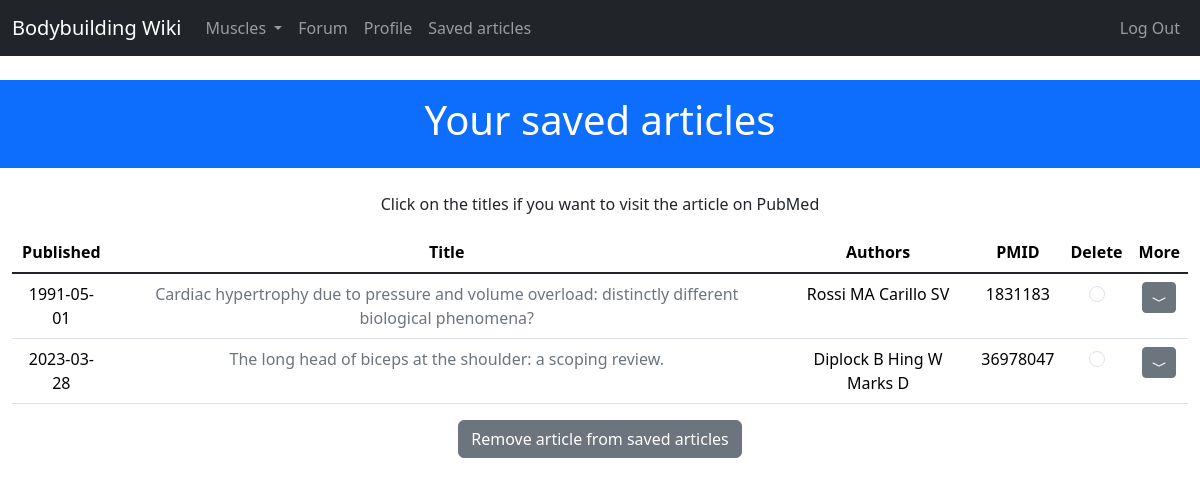
/search/my_saved_papers/ (signed in), run on an earlier commit of the app's database.
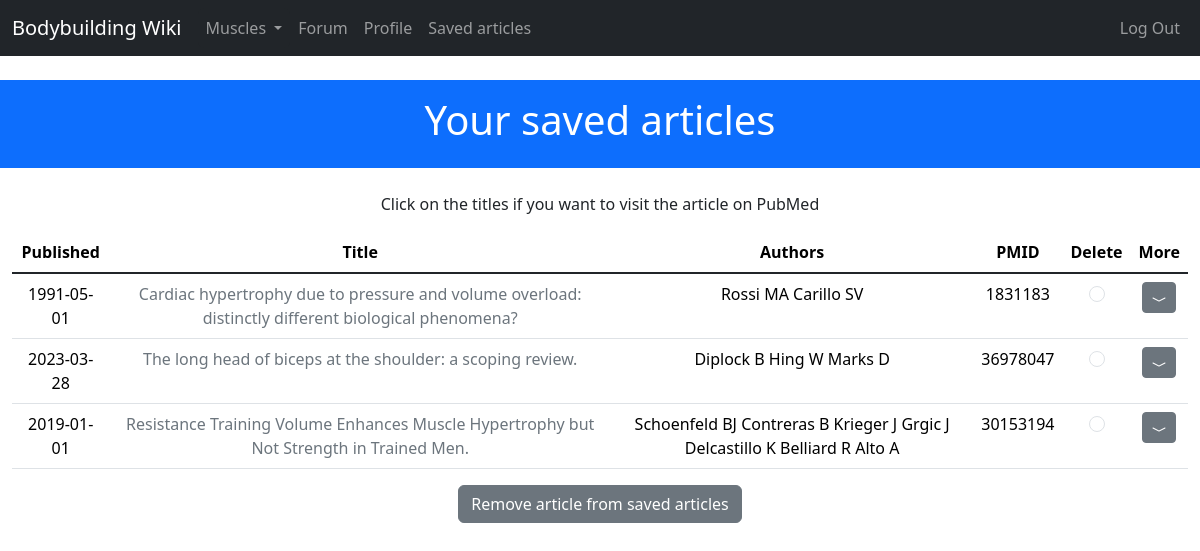
And on a later commit of the database.
### project/search/models.py (models this page shows)
class PaperSaved(db.Model):
    __tablename__ = 'PapersSaved'
    id = db.Column(db.Integer, primary_key=True)
    user_id = db.Column(db.Integer, db.ForeignKey('users.id'))
    date = db.Column(db.DateTime())
    title = db.Column(db.String(300))
    authors = db.Column(db.String(300))
    pmid = db.Column(db.Integer)
    abstract = db.Column(db.Text())
    results = db.Column(db.Text())
    conclusions = db.Column(db.Text())

### project/search/views.py (the view, shortened to what this page needs)
@search.route('/my_saved_papers/', methods=['GET', 'POST'])
@login_required
def my_papers():
    saved_articles = PaperSaved.query.filter_by(user_id=current_user.id).all()
    return render_template('search/my_papers.html', saved_articles=saved_articles)

### project/main/__init__.py (called while the page is built)
@main.app_context_processor
def inject_user():
    return dict(user=current_user or None)

@main.app_context_processor
def inject_permissions():
    return dict(Permission=Permission)

@main.app_context_processor
def inject_muscles():
    return dict(muscles=Muscle.query.all())

### project/models.py (called while the page is built)
@login_manager.user_loader
def load_user(user_id):
    return User.query.get(int(user_id))

### project/templates/search/my_papers.html (shortened to what this page needs)
{% extends 'base.html' %}
{% block header %}Your saved articles{% endblock header %}
{% block content %}
{% if saved_articles %}
<p class="text-center">Click on the titles if you want to visit the article on PubMed</p>
<form method="post">
<table class="table table-hover">
    <thead class="text-center">
        <th scope="col">Published</th>
        <th scope="col">Title</th>
        <th scope="col">Authors</th>
        <th scope="col">PMID</th>
        <th scope="col">Delete</td>
        <th scope="col">More</td>
    </thead>
    <tbody class="table-group-divider">
    {% for paper in saved_articles %}
        <tr class="text-center" scope="row">
            <td>{{paper.date.strftime('%Y-%m-%d')}}</td>
            <td><a href="{{ paper.url }}" class="link-secondary link-offset-2 link-underline-opacity-0 link-underline-opacity-100-hover"
                target="_blank">{{paper.title}}</a>
            <td>{{paper.authors}}</td>
            <td>{{paper.pmid}}</td>
            <td>
                <input type="radio" name="pmid" value="{{paper.pmid}}" class="form-check-input">
            </td>
            <td>
                {% if paper.abstract or paper.conclusion or paper.results %}
                <a class="btn btn-sm btn-secondary" data-bs-toggle="collapse" href="#{{paper.id}}" role="button" aria-expanded="false" aria-controls="{{paper.id}}">
                    <svg xmlns="http://www.w3.org/2000/svg" width="16" height="16" fill="currentColor" class="bi bi-chevron-compact-down" viewBox="0 0 16 16">
                        <path fill-rule="evenodd" d="M1.553 6.776a.5.5 0 0 1 .67-.223L8 9.44l5.776-2.888a.5.5 0 1 1 .448.894l-6 3a.5.5 0 0 1-.448 0l-6-3a.5.5 0 0 1-.223-.67z"/>
                    </svg>
                </a>
                {% endif %}
            </td>
        </tr>
    {% endfor %}
    </tbody>
</table>
<div class="text-center">
    <button type="submit" class="btn btn-secondary text-center">Remove article from saved articles</button>
</div>
</form>
{% else %}
<p class="text-center">You don't have any article saved</p>
{% endif %}
{% endblock content %}

### project/templates/base.html (shortened to what this page needs)
<!DOCTYPE html>
<html lang="en">
  <head>
    <link href="https://cdn.jsdelivr.net/npm/bootstrap@5.3.2/dist/css/bootstrap.min.css" rel="stylesheet">
    <link href="{{ url_for('static', filename='css/arnold.css' )}}" rel="stylesheet">
  </head>
  <body>
    {% block navbar %}
      <nav class="navbar navbar-expand-lg navbar-dark bg-dark">
        <div class="container-fluid">
                <a class="navbar-brand" href="{{url_for('main.index')}}">Bodybuilding Wiki</a>
            <div class="collapse navbar-collapse" id="navbarCollapse">
                <ul class="navbar-nav me-auto mb-2 mb-md-0">
                    <li class="nav-item">
                        <div class="dropdown">
                            <a class=" nav-link btn btn-dark dropdown-toggle bg-dark" href="#" role="button" data-bs-toggle="dropdown" aria-expanded="false">
                              Muscles
                            </a>
                          </div>
                    </li>
                    <li class="nav-item">
                        <a class="nav-link" href="{{ url_for('forum.index') }}">Forum</a>
                    </li>
                    {% if user.is_authenticated %}
                    <li class="nav-item">
                        <a class="nav-link" href="{{ url_for('main.user_detail', username=current_user.username) }}">
                        Profile
                        </a>
                    </li>
                    <li class="nav-item">
                        <a class="nav-link" href="{{ url_for('search.my_papers') }}">Saved articles</a>
                    </li>
                    {% endif %}
                </ul>
                <ul class="navbar-nav  justify-content-end">
                    <li class="nav-item justify-content-end">
                        <a class="nav-link " href="{{url_for('auth.logout')}}">Log Out</a>
                    </li>
                </ul>
            </div>
        </div>
    </nav>
  {% endblock navbar %}
  <div class="container-fluid bg-primary mt-4 text-white py-3 text-center">
      <h1 class="display-6">{% block header %}Bodybuilding Wiki{% endblock header %}</h1>
  </div>
  <div class="container-fluid mt-4">
        {% block content %}
        {% endblock content %}
  </div>
  </body>
</html>

What changed in the data, as far as the page shows it:
added PaperSaved: date "2019-01-01", title "Resistance Training Volume Enhances Muscle Hypertrophy but Not Strength in Trained Men.", authors "Schoenfeld BJ Contreras B Krieger J Grgic J Delcastillo K Belliard R Alto A", pmid "30153194"
